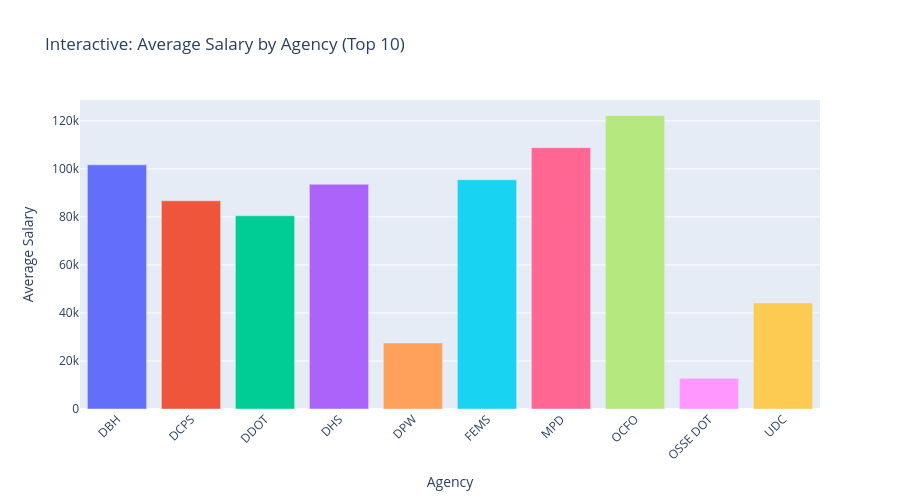

Notebook code cell kept with this figure:
### Code cell
import plotly.express as px

# Compute top 10 agencies
top_agencies = df['agency'].value_counts().head(10).index
df_top = df[df['agency'].isin(top_agencies)]

# Compute average salary per agency
agency_avg = df_top.groupby('agency')['comprate'].mean().reset_index()

# Interactive bar chart
fig = px.bar(
    agency_avg,
    x='agency',
    y='comprate',
    color='agency',  # each bar gets a different color
    title="Interactive: Average Salary by Agency (Top 10)",
    labels={'agency': 'Agency', 'comprate': 'Average Salary'},
    hover_data={'comprate': ':.2f'}  # format hover text
)

fig.update_layout(
    xaxis_tickangle=-45,
    showlegend=False,
    height=500
)

fig.show()

### Figure 1 — Plotly figure (JSON) as saved in the notebook; plotly's stock layout.template omitted (floating-point values rounded to 4 significant figures)
{"data": [{"hovertemplate": "Agency=%{x}<br>Average Salary=%{y:.2f}<extra></extra>", "legendgroup": "DBH", "marker": {"color": "#636efa", "pattern": {"shape": ""}}, "name": "DBH", "orientation": "v", "showlegend": true, "textposition": "auto", "type": "bar", "x": ["DBH"], "xaxis": "x", "y": [101700.0], "yaxis": "y"}, {"hovertemplate": "Agency=%{x}<br>Average Salary=%{y:.2f}<extra></extra>", "legendgroup": "DCPS", "marker": {"color": "#EF553B", "pattern": {"shape": ""}}, "name": "DCPS", "orientation": "v", "showlegend": true, "textposition": "auto", "type": "bar", "x": ["DCPS"], "xaxis": "x", "y": [86720.0], "yaxis": "y"}, {"hovertemplate": "Agency=%{x}<br>Average Salary=%{y:.2f}<extra></extra>", "legendgroup": "DDOT", "marker": {"color": "#00cc96", "pattern": {"shape": ""}}, "name": "DDOT", "orientation": "v", "showlegend": true, "textposition": "auto", "type": "bar", "x": ["DDOT"], "xaxis": "x", "y": [80470.0], "yaxis": "y"}, {"hovertemplate": "Agency=%{x}<br>Average Salary=%{y:.2f}<extra></extra>", "legendgroup": "DHS", "marker": {"color": "#ab63fa", "pattern": {"shape": ""}}, "name": "DHS", "orientation": "v", "showlegend": true, "textposition": "auto", "type": "bar", "x": ["DHS"], "xaxis": "x", "y": [93600.0], "yaxis": "y"}, {"hovertemplate": "Agency=%{x}<br>Average Salary=%{y:.2f}<extra></extra>", "legendgroup": "DPW", "marker": {"color": "#FFA15A", "pattern": {"shape": ""}}, "name": "DPW", "orientation": "v", "showlegend": true, "textposition": "auto", "type": "bar", "x": ["DPW"], "xaxis": "x", "y": [27470.0], "yaxis": "y"}, {"hovertemplate": "Agency=%{x}<br>Average Salary=%{y:.2f}<extra></extra>", "legendgroup": "FEMS", "marker": {"color": "#19d3f3", "pattern": {"shape": ""}}, "name": "FEMS", "orientation": "v", "showlegend": true, "textposition": "auto", "type": "bar", "x": ["FEMS"], "xaxis": "x", "y": [95480.0], "yaxis": "y"}, {"hovertemplate": "Agency=%{x}<br>Average Salary=%{y:.2f}<extra></extra>", "legendgroup": "MPD", "marker": {"color": "#FF6692", "pattern": {"shape": ""}}, "name": "MPD", "orientation": "v", "showlegend": true, "textposition": "auto", "type": "bar", "x": ["MPD"], "xaxis": "x", "y": [108900.0], "yaxis": "y"}, {"hovertemplate": "Agency=%{x}<br>Average Salary=%{y:.2f}<extra></extra>", "legendgroup": "OCFO", "marker": {"color": "#B6E880", "pattern": {"shape": ""}}, "name": "OCFO", "orientation": "v", "showlegend": true, "textposition": "auto", "type": "bar", "x": ["OCFO"], "xaxis": "x", "y": [122300.0], "yaxis": "y"}, {"hovertemplate": "Agency=%{x}<br>Average Salary=%{y:.2f}<extra></extra>", "legendgroup": "OSSE DOT", "marker": {"color": "#FF97FF", "pattern": {"shape": ""}}, "name": "OSSE DOT", "orientation": "v", "showlegend": true, "textposition": "auto", "type": "bar", "x": ["OSSE DOT"], "xaxis": "x", "y": [12760.0], "yaxis": "y"}, {"hovertemplate": "Agency=%{x}<br>Average Salary=%{y:.2f}<extra></extra>", "legendgroup": "UDC", "marker": {"color": "#FECB52", "pattern": {"shape": ""}}, "name": "UDC", "orientation": "v", "showlegend": true, "textposition": "auto", "type": "bar", "x": ["UDC"], "xaxis": "x", "y": [44200.0], "yaxis": "y"}], "layout": {"barmode": "relative", "height": 500, "legend": {"title": {"text": "Agency"}, "tracegroupgap": 0}, "showlegend": false, "title": {"text": "Interactive: Average Salary by Agency (Top 10)"}, "xaxis": {"anchor": "y", "categoryarray": ["DBH", "DCPS", "DDOT", "DHS", "DPW", "FEMS", "MPD", "OCFO", "OSSE DOT", "UDC"], "categoryorder": "array", "domain": [0, 1], "tickangle": -45, "title": {"text": "Agency"}}, "yaxis": {"anchor": "x", "domain": [0, 1], "title": {"text": "Average Salary"}}}}
